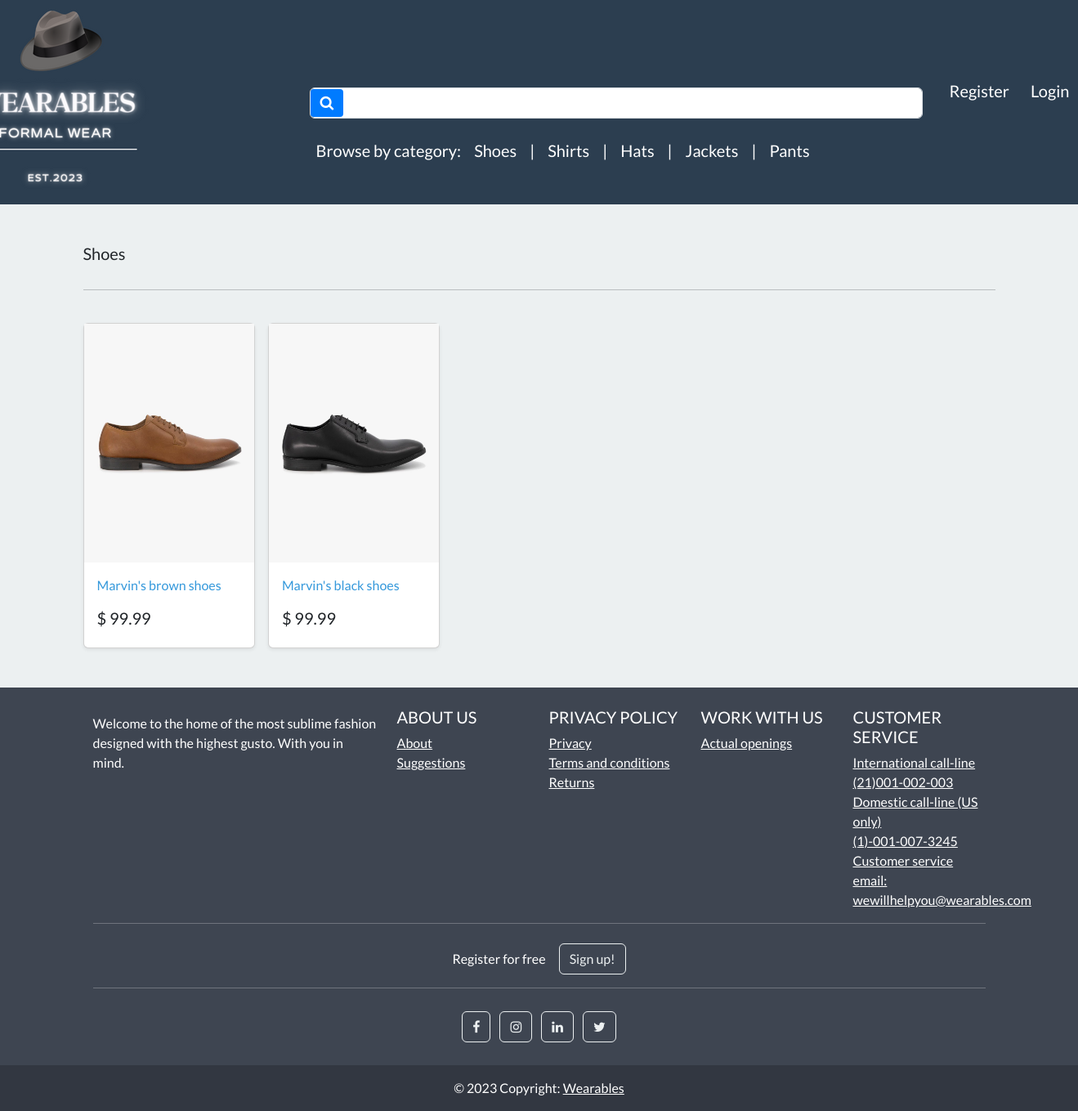
The page /search/shoes/ on the database its author committed.
### store/models.py (models this page shows, shortened)
class Category(models.Model):
    name=models.CharField(max_length=250,db_index=True)                                                                 #db index to make looking for it faster
    slug=models.SlugField(max_length=250,unique=True)                                                                   #unique cause only one category for every product
    class Meta:
        verbose_name_plural = 'categories'                                                                              #django by default adds an s to category name
    def get_absolute_url(self):                                                                                         #dynamic links for categories
        return reverse('list-category',args=[self.slug])

class Product(models.Model):
    category = models.ForeignKey(Category, related_name='product',on_delete=models.CASCADE, null=True)                  #linking category and product through a fk, will add category to products
    title=models.CharField(max_length=250)
    brand=models.CharField(max_length=250,default='un-branded')
    description= models.TextField(blank=True)                                                                           #blank denotes an optional field
    slug=models.SlugField(max_length=255)                                                                               #to make urls more user-friendly and readable/unique
    price=models.DecimalField(max_digits=5,decimal_places=2)                                                            #product price
    image = models.ImageField(upload_to='images/')                                                                      #upon uploading an image will create an image subfolder in media (pillow rqd)
    tags = models.ManyToManyField('Tag', related_name='product_tags', blank=True)
    class Meta:
        verbose_name_plural = 'products'                                                                                #django by default adds an s to category name
    def get_absolute_url(self):
        return reverse('product-info',args=[self.slug])

### store/views.py (the view)
# urls.py: path('search/<slug:category_slug>/', views.list_category, name='list-category'),  # referencing a slug variable
def list_category(request,category_slug=None ):                                                                         #(a view for individual category)
    category = get_object_or_404(Category,slug=category_slug)
    products = Product.objects.filter(category=category)                                                            #defining the products and filtering them by category
    return render(request, 'store/list-category.html', {'category':category,'products':products})

### cart/cart.py (called while the page is built)
    def __len__(self):                                                                                #total length of products in a session
        return sum(item['qty'] for item in self.cart.values())                                        #total number of items in a shopping cart

### cart/context_processors.py (called while the page is built)
def cart(request):
    return {'cart':Cart(request)}

### store/views.py (called while the page is built)
def categories(request):
    all_categories=Category.objects.all()                                                                               #select all categories
    return {'all_categories': all_categories}

### store/templates/store/list-category.html
{% extends "store/base.html" %}
{% load static %}
{% block content %}
<main>
  <div class="album py-5 bg-light">
    <div class="container">
      <div class="pb-3 h5"> {{ category.name| capfirst }} </div>
      <hr>
      <br>
      <div class="row row-cols-1 row-cols-sm-2 row-cols-md-5 g-3">
        {%  for product in products %}
        <div class="col">
          <div class="card shadow-sm">
          <img class="img-fluid" alt="Responsive image" src="{{product.image.url}}">
            <div class="card-body">
              <p class="card-text">
                <a class="text-info text-decoration-none" href="{{ product.get_absolute_url}}"> {{ product.title }} </a>
              </p>
              <div class="d-flex justify-content-between align-items-center">
                <h5> $ {{ product.price }} </h5>
              </div>
            </div>
          </div>
        </div>
{%endfor %}
      </div>
    </div>
  </div>
</main>
{% endblock %}

### store/templates/store/base.html (shortened to what this page needs)
{% load static %}
<!DOCTYPE html>
<html>
    <head>
        <link rel="stylesheet" href="https://bootswatch.com/5/flatly/bootstrap.min.css">
        <link rel="stylesheet" href="https://cdnjs.cloudflare.com/ajax/libs/font-awesome/4.7.0/css/font-awesome.min.css">
        <link rel="stylesheet" href="{%static 'css/styles.css'%}">
    </head>
<nav class="navbar navbar-expand-lg bg-primary justify-content-center" style="max-height: 250px; margin: auto;">
        <a class="navbar-brand main-heading text-white" href="{% url 'store' %}">
            <img src="{% static 'media/images/Wearables1.png' %}" alt="Your Custom Logo">
        </a>
<nav class="navbar navbar-expand-lg navbar-light bg-primary justify-content-center" style="padding-left: 150px;padding-top: 80px;">
    <div class="container navbar-light">
        <div class="search-form">
            <form class="d-flex mb-3" action="{% url 'search' %}" method="GET">
                <div style="position: relative;">
                    <button class="btn btn-primary d-flex align-items-center" type="submit" style="position: absolute; left: 1px; top: 50%; transform: translateY(-50%); border: none; background-color: #007bff; color: #fff; padding: 8px 12px; border-radius: 4px; cursor: pointer; transition: background-color 0.2s; border-radius: 4px;">
                        <i class="fa fa-search" style="font-size: 18px;" aria-hidden="true"></i>
                    </button>
                    <input class="form-control me-2" type="search" name="search_query" style="width: 750px; padding-left: 50px; background-color: #fff; color: #000;" aria-label="Search">
                </div>
            </form>
            <div class="categories-list">
                <div class="w-100 d-flex justify-content-center bg-primary">
                    <ul class="navbar-nav me-auto mb-2 mb-md-0">
                        <li class="nav-item">
                            <a class="nav-link text-white" href="" style="font-size:20px;">Browse by category:</a>
                        </li>
                        {% for category in all_categories %}
                            <li class="nav-item">
                                <a class="nav-link text-white" href="{{ category.get_absolute_url }}" style="font-size:20px;">{{ category.name|capfirst }}</a>
                            </li>
                            {% if not forloop.last %}
                                <li class="nav-item">
                                    <span class="nav-link text-white" style="font-size: 20px;"> | </span>
                                </li>
                            {% endif %}
                        {% endfor %}
                    </ul>
                </div>
            </div>
        </div>
    </div>
</nav>
        <div class="collapse navbar-collapse text-center" id="navbarNavDropdown">
            <ul class="navbar-nav ms-auto">
            {% if user.is_authenticated%}
                <li class="nav-item">
                    <a class="btn btn-alert navbar-btn text-white" type="button" style="font-size:20px;"  href="{%  url 'dashboard' %}"><i class="fa fa-home" aria-hidden="true"></i> Dashboard </a>
                </li>
            {% else %}
                 <li class="nav-item">
                    <a class="btn btn-alert navbar-btn text-white" type="button" style="font-size:20px;"  href="{%  url 'register' %}"> Register </a>
                </li>
            {% endif %}
            {% if user.is_authenticated %}
                 <li class="nav-item">
                     <a class="btn btn-alert navbar-btn text-white" type="button" style="font-size:20px;" href="{% url 'user-logout'%}"><i class="fa fa-sign-out" aria-hidden="true"></i> Logout </a>
                </li>
                {% else%}
                <li class="nav-item">
                    <a class="btn btn-alert navbar-btn text-white" type="button"  style="font-size:20px;" href="{% url 'my-login'%}"> Login </a>
                </li>
            {% endif %}
            </ul>
        </div>
    </nav>
    <body>
        {% block content %}
        {% endblock %}
    </body>
  <footer
          class="text-center text-lg-start text-white"
          style="background-color: #3e4551"
          >
    <div class="container p-4 pb-0">
      <section class="">
        <div class="row">
          <div class="col-lg-4 col-md-6 mb-4 mb-md-0">
            <p>
              Welcome to the home of the most sublime fashion designed with the highest gusto. With you in mind.
            </p>
          </div>
          <div class="col-lg-2 col-md-6 mb-4 mb-md-0">
            <h5 class="text-uppercase">About us</h5>
            <ul class="list-unstyled mb-0">
              <li>
                <a href="#!" class="text-white">About</a>
              </li>
              <li>
                <a href="#!" class="text-white">Suggestions</a>
              </li>
            </ul>
          </div>
          <div class="col-lg-2 col-md-6 mb-4 mb-md-0">
            <h5 class="text-uppercase">Privacy policy</h5>
            <ul class="list-unstyled mb-0">
              <li>
                <a href="#!" class="text-white">Privacy</a>
              </li>
              <li>
                <a href="#!" class="text-white">Terms and conditions</a>
              </li>
              <li>
                <a href="#!" class="text-white">Returns</a>
              </li>
            </ul>
          </div>
          <div class="col-lg-2 col-md-6 mb-4 mb-md-0">
            <h5 class="text-uppercase">Work with us</h5>
            <ul class="list-unstyled mb-0">
              <li>
                <a href="#!" class="text-white">Actual openings</a>
              </li>
            </ul>
          </div>
          <div class="col-lg-2 col-md-6 mb-4 mb-md-0">
            <h5 class="text-uppercase">Customer service</h5>
            <ul class="list-unstyled mb-0">
              <li>
                <a href="#!" class="text-white">International call-line</a>
              </li>
              <li>
                <a href="#!" class="text-white">(21)001-002-003</a>
              </li>
              <li>
                <a href="#!" class="text-white">Domestic call-line (US only)</a>
              </li>
              <li>
                <a href="#!" class="text-white">(1)-001-007-3245</a>
              </li>
              <li>
                <a href="#!" class="text-white">Customer service email:</a>
              </li>
                <li>
                <a href="#!" class="text-white">wewillhelpyou@wearables.com</a>
              </li>
            </ul>
          </div>
        </div>
      </section>
      <hr class="mb-4" />
      <section class="">
        <p class="d-flex justify-content-center align-items-center">
          <span class="me-3">Register for free</span>
          <button type="button" class="btn btn-outline-light btn-rounded">
            Sign up!
          </button>
        </p>
      </section>
      <hr class="mb-4" />
      <section class="mb-4 text-center">
        <a
           class="btn btn-outline-light btn-floating m-1"
           href="#!"
           role="button"
           ><i class="fa fa-facebook-f"></i
          ></a>
        <a
           class="btn btn-outline-light btn-floating m-1"
           href="#!"
           role="button"
           ><i class="fa fa-instagram"></i
          ></a>
        <a
           class="btn btn-outline-light btn-floating m-1"
           href="#!"
           role="button"
           ><i class="fa fa-linkedin"></i
          ></a>
        <a
           class="btn btn-outline-light btn-floating m-1"
           href="#!"
           role="button"
           ><i class="fa fa-twitter"></i
          ></a>
      </section>
    </div>
    <div
         class="text-center p-3"
         style="background-color: rgba(0, 0, 0, 0.2)"
         >
      © 2023 Copyright:
      <a class="text-white">Wearables</a>
    </div>
  </footer>
</html>

### rows shown on the page
Category: name "Shoes"
Category: name "Shirts"
Category: name "Hats"
Category: name "Jackets"
Category: name "Pants"
Product: image (picture), title "Marvin's brown shoes", price "99.99"
Product: image (picture), title "Marvin's black shoes", price "99.99"
